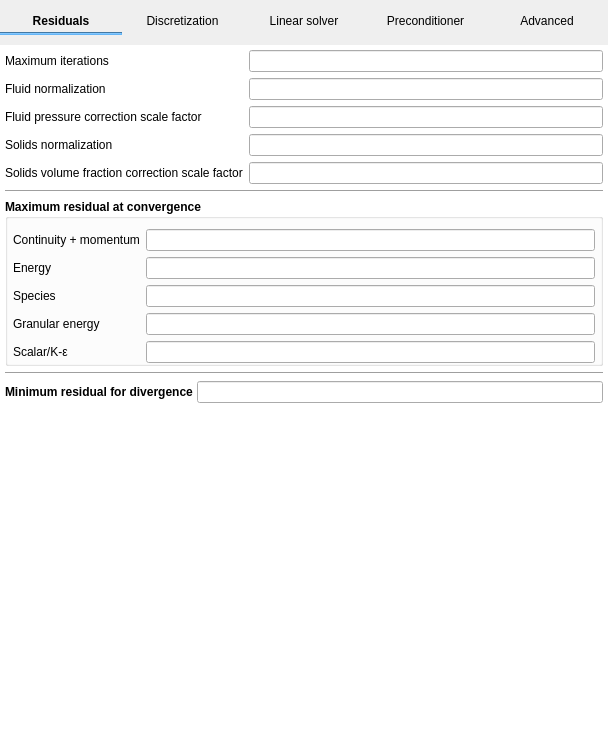
<?xml version="1.0" encoding="UTF-8"?>
<ui version="4.0">
 <class>numerics</class>
 <widget class="QWidget" name="numerics">
  <property name="geometry">
   <rect>
    <x>0</x>
    <y>0</y>
    <width>608</width>
    <height>755</height>
   </rect>
  </property>
  <property name="sizePolicy">
   <sizepolicy hsizetype="Expanding" vsizetype="Expanding">
    <horstretch>0</horstretch>
    <verstretch>0</verstretch>
   </sizepolicy>
  </property>
  <property name="maximumSize">
   <size>
    <width>16777215</width>
    <height>16777215</height>
   </size>
  </property>
  <property name="windowTitle">
   <string>Numerics</string>
  </property>
  <layout class="QGridLayout" name="gridLayout_10">
   <property name="leftMargin">
    <number>0</number>
   </property>
   <property name="topMargin">
    <number>0</number>
   </property>
   <property name="rightMargin">
    <number>0</number>
   </property>
   <property name="bottomMargin">
    <number>0</number>
   </property>
   <property name="spacing">
    <number>0</number>
   </property>
   <item row="0" column="0">
    <widget class="QWidget" name="top_frame" native="true">
     <property name="styleSheet">
      <string notr="true">QPushButton:hover {
    color:#64B5F6;;
    background-color: transparent;
}
QPushButton:pressed {
    color: #64B5F6;
    background-color: transparent;
}
QPushButton:checked {
    font: bold;
    background-color: transparent;
}
</string>
     </property>
     <layout class="QGridLayout" name="gridlayout_tab_btns">
      <property name="leftMargin">
       <number>0</number>
      </property>
      <property name="topMargin">
       <number>10</number>
      </property>
      <property name="rightMargin">
       <number>0</number>
      </property>
      <property name="bottomMargin">
       <number>10</number>
      </property>
      <property name="spacing">
       <number>0</number>
      </property>
      <item row="1" column="0">
       <widget class="Line" name="line_numerics">
        <property name="styleSheet">
         <string notr="true">QWidget{
  background-color: #64B5F6;
  border-color: #64B5F6;
}</string>
        </property>
        <property name="orientation">
         <enum>Qt::Horizontal</enum>
        </property>
       </widget>
      </item>
      <item row="0" column="1">
       <widget class="QPushButton" name="pushbutton_discretization">
        <property name="text">
         <string>Discretization</string>
        </property>
        <property name="flat">
         <bool>true</bool>
        </property>
       </widget>
      </item>
      <item row="0" column="4">
       <widget class="QPushButton" name="pushbutton_advanced">
        <property name="text">
         <string>Advanced</string>
        </property>
        <property name="flat">
         <bool>true</bool>
        </property>
       </widget>
      </item>
      <item row="0" column="2">
       <widget class="QPushButton" name="pushbutton_linear_solver">
        <property name="text">
         <string>Linear solver</string>
        </property>
        <property name="flat">
         <bool>true</bool>
        </property>
       </widget>
      </item>
      <item row="0" column="3">
       <widget class="QPushButton" name="pushbutton_preconditioner">
        <property name="text">
         <string>Preconditioner</string>
        </property>
        <property name="flat">
         <bool>true</bool>
        </property>
       </widget>
      </item>
      <item row="0" column="0">
       <widget class="QPushButton" name="pushbutton_residuals">
        <property name="font">
         <font>
          <weight>75</weight>
          <bold>true</bold>
         </font>
        </property>
        <property name="text">
         <string>Residuals</string>
        </property>
        <property name="flat">
         <bool>true</bool>
        </property>
       </widget>
      </item>
     </layout>
    </widget>
   </item>
   <item row="1" column="0">
    <widget class="QStackedWidget" name="stackedwidget_numerics">
     <property name="sizePolicy">
      <sizepolicy hsizetype="Expanding" vsizetype="Expanding">
       <horstretch>0</horstretch>
       <verstretch>0</verstretch>
      </sizepolicy>
     </property>
     <property name="styleSheet">
      <string notr="true">QStackedWidget{background-color:white;}
      </string>
     </property>
     <property name="currentIndex">
      <number>0</number>
     </property>
     <widget class="QWidget" name="residuals">
      <layout class="QGridLayout" name="gridLayout_2">
       <property name="leftMargin">
        <number>5</number>
       </property>
       <property name="topMargin">
        <number>5</number>
       </property>
       <property name="rightMargin">
        <number>5</number>
       </property>
       <property name="bottomMargin">
        <number>5</number>
       </property>
       <property name="horizontalSpacing">
        <number>0</number>
       </property>
       <property name="verticalSpacing">
        <number>6</number>
       </property>
       <item row="5" column="0" colspan="2">
        <widget class="Line" name="line_6">
         <property name="orientation">
          <enum>Qt::Horizontal</enum>
         </property>
        </widget>
       </item>
       <item row="8" column="0">
        <widget class="QLabel" name="label_tol_diverge">
         <property name="font">
          <font>
           <weight>75</weight>
           <bold>true</bold>
          </font>
         </property>
         <property name="text">
          <string>Minimum residual for divergence </string>
         </property>
        </widget>
       </item>
       <item row="0" column="0" colspan="2">
        <layout class="QGridLayout" name="gridLayout_8" columnstretch="0,1">
         <property name="spacing">
          <number>6</number>
         </property>
         <item row="3" column="0">
          <widget class="QLabel" name="label_norm_s">
           <property name="sizePolicy">
            <sizepolicy hsizetype="Minimum" vsizetype="Preferred">
             <horstretch>0</horstretch>
             <verstretch>0</verstretch>
            </sizepolicy>
           </property>
           <property name="text">
            <string>Solids normalization</string>
           </property>
          </widget>
         </item>
         <item row="1" column="0">
          <widget class="QLabel" name="label_norm_g">
           <property name="sizePolicy">
            <sizepolicy hsizetype="Minimum" vsizetype="Preferred">
             <horstretch>0</horstretch>
             <verstretch>0</verstretch>
            </sizepolicy>
           </property>
           <property name="text">
            <string>Fluid normalization</string>
           </property>
          </widget>
         </item>
         <item row="2" column="0">
          <widget class="QLabel" name="label_ppg_den">
           <property name="text">
            <string>Fluid pressure correction scale factor</string>
           </property>
          </widget>
         </item>
         <item row="0" column="1">
          <widget class="LineEdit" name="lineedit_keyword_max_nit">
           <property name="sizePolicy">
            <sizepolicy hsizetype="Expanding" vsizetype="Fixed">
             <horstretch>0</horstretch>
             <verstretch>0</verstretch>
            </sizepolicy>
           </property>
          </widget>
         </item>
         <item row="0" column="0">
          <widget class="QLabel" name="label_max_nit">
           <property name="text">
            <string>Maximum iterations</string>
           </property>
          </widget>
         </item>
         <item row="4" column="0">
          <widget class="QLabel" name="label_epp_den">
           <property name="text">
            <string>Solids volume fraction correction scale factor</string>
           </property>
          </widget>
         </item>
         <item row="1" column="1">
          <widget class="LineEdit" name="lineedit_keyword_norm_g">
           <property name="sizePolicy">
            <sizepolicy hsizetype="Expanding" vsizetype="Fixed">
             <horstretch>0</horstretch>
             <verstretch>0</verstretch>
            </sizepolicy>
           </property>
          </widget>
         </item>
         <item row="3" column="1">
          <widget class="LineEdit" name="lineedit_keyword_norm_s">
           <property name="sizePolicy">
            <sizepolicy hsizetype="Expanding" vsizetype="Fixed">
             <horstretch>0</horstretch>
             <verstretch>0</verstretch>
            </sizepolicy>
           </property>
          </widget>
         </item>
         <item row="2" column="1">
          <widget class="LineEdit" name="lineedit_keyword_ppg_den"/>
         </item>
         <item row="4" column="1">
          <widget class="LineEdit" name="lineedit_keyword_epp_den"/>
         </item>
        </layout>
       </item>
       <item row="6" column="0" colspan="2">
        <widget class="QGroupBox" name="groupbox_residuals">
         <property name="font">
          <font>
           <weight>75</weight>
           <bold>true</bold>
          </font>
         </property>
         <property name="title">
          <string>Maximum residual at convergence</string>
         </property>
         <property name="flat">
          <bool>true</bool>
         </property>
         <layout class="QGridLayout" name="gridLayout" columnstretch="0,1">
          <property name="leftMargin">
           <number>5</number>
          </property>
          <property name="topMargin">
           <number>10</number>
          </property>
          <property name="rightMargin">
           <number>5</number>
          </property>
          <property name="bottomMargin">
           <number>0</number>
          </property>
          <item row="0" column="0">
           <widget class="QLabel" name="label_tol_resid">
            <property name="font">
             <font>
              <weight>50</weight>
              <bold>false</bold>
             </font>
            </property>
            <property name="text">
             <string>Continuity + momentum</string>
            </property>
           </widget>
          </item>
          <item row="0" column="1">
           <widget class="LineEdit" name="lineedit_keyword_tol_resid">
            <property name="maximumSize">
             <size>
              <width>16777215</width>
              <height>16777215</height>
             </size>
            </property>
            <property name="font">
             <font>
              <weight>50</weight>
              <bold>false</bold>
             </font>
            </property>
           </widget>
          </item>
          <item row="1" column="0">
           <widget class="QLabel" name="label_tol_resid_t">
            <property name="font">
             <font>
              <weight>50</weight>
              <bold>false</bold>
             </font>
            </property>
            <property name="text">
             <string>Energy</string>
            </property>
           </widget>
          </item>
          <item row="1" column="1">
           <widget class="LineEdit" name="lineedit_keyword_tol_resid_t">
            <property name="maximumSize">
             <size>
              <width>16777215</width>
              <height>16777215</height>
             </size>
            </property>
            <property name="font">
             <font>
              <weight>50</weight>
              <bold>false</bold>
             </font>
            </property>
           </widget>
          </item>
          <item row="2" column="0">
           <widget class="QLabel" name="label_tol_resid_x">
            <property name="font">
             <font>
              <weight>50</weight>
              <bold>false</bold>
             </font>
            </property>
            <property name="text">
             <string>Species</string>
            </property>
           </widget>
          </item>
          <item row="2" column="1">
           <widget class="LineEdit" name="lineedit_keyword_tol_resid_x">
            <property name="maximumSize">
             <size>
              <width>16777215</width>
              <height>16777215</height>
             </size>
            </property>
            <property name="font">
             <font>
              <weight>50</weight>
              <bold>false</bold>
             </font>
            </property>
           </widget>
          </item>
          <item row="3" column="0">
           <widget class="QLabel" name="label_tol_resid_th">
            <property name="font">
             <font>
              <weight>50</weight>
              <bold>false</bold>
             </font>
            </property>
            <property name="text">
             <string>Granular energy</string>
            </property>
           </widget>
          </item>
          <item row="3" column="1">
           <widget class="LineEdit" name="lineedit_keyword_tol_resid_th">
            <property name="maximumSize">
             <size>
              <width>16777215</width>
              <height>16777215</height>
             </size>
            </property>
            <property name="font">
             <font>
              <weight>50</weight>
              <bold>false</bold>
             </font>
            </property>
           </widget>
          </item>
          <item row="4" column="0">
           <widget class="QLabel" name="label_tol_resid_scalar">
            <property name="font">
             <font>
              <weight>50</weight>
              <bold>false</bold>
             </font>
            </property>
            <property name="text">
             <string>Scalar/K-ε</string>
            </property>
           </widget>
          </item>
          <item row="4" column="1">
           <widget class="LineEdit" name="lineedit_keyword_tol_resid_scalar">
            <property name="maximumSize">
             <size>
              <width>16777215</width>
              <height>16777215</height>
             </size>
            </property>
            <property name="font">
             <font>
              <weight>50</weight>
              <bold>false</bold>
             </font>
            </property>
           </widget>
          </item>
         </layout>
        </widget>
       </item>
       <item row="7" column="0" colspan="2">
        <widget class="Line" name="line">
         <property name="orientation">
          <enum>Qt::Horizontal</enum>
         </property>
        </widget>
       </item>
       <item row="8" column="1">
        <widget class="LineEdit" name="lineedit_keyword_tol_diverge"/>
       </item>
       <item row="9" column="0">
        <spacer name="verticalSpacer">
         <property name="orientation">
          <enum>Qt::Vertical</enum>
         </property>
         <property name="sizeHint" stdset="0">
          <size>
           <width>20</width>
           <height>40</height>
          </size>
         </property>
        </spacer>
       </item>
      </layout>
     </widget>
     <widget class="QWidget" name="discretization">
      <property name="sizePolicy">
       <sizepolicy hsizetype="Expanding" vsizetype="Expanding">
        <horstretch>0</horstretch>
        <verstretch>0</verstretch>
       </sizepolicy>
      </property>
      <layout class="QGridLayout" name="gridLayout_3">
       <property name="leftMargin">
        <number>5</number>
       </property>
       <property name="topMargin">
        <number>5</number>
       </property>
       <property name="rightMargin">
        <number>5</number>
       </property>
       <property name="bottomMargin">
        <number>5</number>
       </property>
       <item row="1" column="0" colspan="2">
        <widget class="Line" name="line_2">
         <property name="minimumSize">
          <size>
           <width>0</width>
           <height>0</height>
          </size>
         </property>
         <property name="orientation">
          <enum>Qt::Horizontal</enum>
         </property>
        </widget>
       </item>
       <item row="0" column="0">
        <widget class="QLabel" name="label_cn_on">
         <property name="font">
          <font>
           <weight>75</weight>
           <bold>true</bold>
          </font>
         </property>
         <property name="text">
          <string>Temporal discretization</string>
         </property>
        </widget>
       </item>
       <item row="0" column="1">
        <widget class="ComboBox" name="combobox_cn_on">
         <item>
          <property name="text">
           <string>Implicit Euler</string>
          </property>
         </item>
         <item>
          <property name="text">
           <string>Crank-Nicholson</string>
          </property>
         </item>
        </widget>
       </item>
       <item row="6" column="0" colspan="2">
        <spacer name="verticalSpacer_2">
         <property name="orientation">
          <enum>Qt::Vertical</enum>
         </property>
         <property name="sizeHint" stdset="0">
          <size>
           <width>20</width>
           <height>451</height>
          </size>
         </property>
        </spacer>
       </item>
       <item row="2" column="0" colspan="2">
        <widget class="QGroupBox" name="groupbox_discretization">
         <property name="font">
          <font>
           <weight>75</weight>
           <bold>true</bold>
          </font>
         </property>
         <property name="title">
          <string>Spatial discretization</string>
         </property>
         <property name="flat">
          <bool>true</bool>
         </property>
         <layout class="QGridLayout" name="gridLayout_4">
          <property name="leftMargin">
           <number>0</number>
          </property>
          <property name="topMargin">
           <number>0</number>
          </property>
          <property name="rightMargin">
           <number>0</number>
          </property>
          <property name="bottomMargin">
           <number>0</number>
          </property>
          <property name="spacing">
           <number>0</number>
          </property>
          <item row="0" column="0">
           <widget class="QTableWidget" name="tablewidget_discretization">
            <property name="font">
             <font>
              <weight>50</weight>
              <bold>false</bold>
             </font>
            </property>
            <property name="selectionMode">
             <enum>QAbstractItemView::NoSelection</enum>
            </property>
            <attribute name="horizontalHeaderDefaultSectionSize">
             <number>150</number>
            </attribute>
            <attribute name="horizontalHeaderStretchLastSection">
             <bool>false</bool>
            </attribute>
            <attribute name="verticalHeaderStretchLastSection">
             <bool>false</bool>
            </attribute>
            <row>
             <property name="text">
              <string>Gas pressure</string>
             </property>
            </row>
            <row>
             <property name="text">
              <string>Volume fraction</string>
             </property>
            </row>
            <row>
             <property name="text">
              <string>U-momentum</string>
             </property>
            </row>
            <row>
             <property name="text">
              <string>V-momentum</string>
             </property>
            </row>
            <row>
             <property name="text">
              <string>W-momentum</string>
             </property>
            </row>
            <row>
             <property name="text">
              <string>Energy</string>
             </property>
            </row>
            <row>
             <property name="text">
              <string>Mass fraction</string>
             </property>
            </row>
            <row>
             <property name="text">
              <string>Granular energy</string>
             </property>
            </row>
            <row>
             <property name="text">
              <string>Scalar/K-ε</string>
             </property>
            </row>
            <row>
             <property name="text">
              <string>DES diffusion</string>
             </property>
            </row>
            <column>
             <property name="text">
              <string>Scheme</string>
             </property>
            </column>
            <column>
             <property name="text">
              <string>Relaxation factor</string>
             </property>
            </column>
           </widget>
          </item>
         </layout>
        </widget>
       </item>
       <item row="3" column="0" colspan="2">
        <widget class="Line" name="line_3">
         <property name="orientation">
          <enum>Qt::Horizontal</enum>
         </property>
        </widget>
       </item>
       <item row="5" column="0" colspan="2">
        <widget class="CheckBox" name="checkbox_keyword_chi_scheme">
         <property name="text">
          <string>Enable chi-scheme correction</string>
         </property>
        </widget>
       </item>
       <item row="4" column="0" colspan="2">
        <widget class="CheckBox" name="checkbox_keyword_def_cor">
         <property name="text">
          <string>Enable deferred correction</string>
         </property>
        </widget>
       </item>
      </layout>
     </widget>
     <widget class="QWidget" name="linear_solver">
      <property name="sizePolicy">
       <sizepolicy hsizetype="Expanding" vsizetype="Expanding">
        <horstretch>0</horstretch>
        <verstretch>0</verstretch>
       </sizepolicy>
      </property>
      <layout class="QGridLayout" name="gridLayout_5">
       <property name="leftMargin">
        <number>5</number>
       </property>
       <property name="topMargin">
        <number>5</number>
       </property>
       <property name="rightMargin">
        <number>5</number>
       </property>
       <property name="bottomMargin">
        <number>0</number>
       </property>
       <item row="0" column="0">
        <widget class="QTableWidget" name="tablewidget_linear_solver">
         <property name="selectionMode">
          <enum>QAbstractItemView::NoSelection</enum>
         </property>
         <row>
          <property name="text">
           <string>Gas pressure</string>
          </property>
         </row>
         <row>
          <property name="text">
           <string>Volume fraction</string>
          </property>
         </row>
         <row>
          <property name="text">
           <string>U-momentum</string>
          </property>
         </row>
         <row>
          <property name="text">
           <string>V-momentum</string>
          </property>
         </row>
         <row>
          <property name="text">
           <string>W-momentum</string>
          </property>
         </row>
         <row>
          <property name="text">
           <string>Energy</string>
          </property>
         </row>
         <row>
          <property name="text">
           <string>Mass fraction</string>
          </property>
         </row>
         <row>
          <property name="text">
           <string>Granular energy</string>
          </property>
         </row>
         <row>
          <property name="text">
           <string>Scalar/K-ε</string>
          </property>
         </row>
         <row>
          <property name="text">
           <string>DES diffusion</string>
          </property>
         </row>
         <column>
          <property name="text">
           <string>Solver</string>
          </property>
         </column>
         <column>
          <property name="text">
           <string>Iter.</string>
          </property>
         </column>
         <column>
          <property name="text">
           <string>Tol.</string>
          </property>
         </column>
        </widget>
       </item>
       <item row="1" column="0">
        <spacer name="verticalSpacer_3">
         <property name="orientation">
          <enum>Qt::Vertical</enum>
         </property>
         <property name="sizeHint" stdset="0">
          <size>
           <width>20</width>
           <height>460</height>
          </size>
         </property>
        </spacer>
       </item>
      </layout>
     </widget>
     <widget class="QWidget" name="preconditioner">
      <property name="sizePolicy">
       <sizepolicy hsizetype="Expanding" vsizetype="Expanding">
        <horstretch>0</horstretch>
        <verstretch>0</verstretch>
       </sizepolicy>
      </property>
      <layout class="QGridLayout" name="gridLayout_6">
       <property name="leftMargin">
        <number>5</number>
       </property>
       <property name="topMargin">
        <number>5</number>
       </property>
       <property name="rightMargin">
        <number>5</number>
       </property>
       <property name="bottomMargin">
        <number>0</number>
       </property>
       <item row="0" column="0">
        <widget class="QTableWidget" name="tablewidget_preconditioner">
         <property name="selectionMode">
          <enum>QAbstractItemView::NoSelection</enum>
         </property>
         <row>
          <property name="text">
           <string>Gas pressure</string>
          </property>
         </row>
         <row>
          <property name="text">
           <string>Volume fraction</string>
          </property>
         </row>
         <row>
          <property name="text">
           <string>U-momentum</string>
          </property>
         </row>
         <row>
          <property name="text">
           <string>V-momentum</string>
          </property>
         </row>
         <row>
          <property name="text">
           <string>W-momentum</string>
          </property>
         </row>
         <row>
          <property name="text">
           <string>Energy</string>
          </property>
         </row>
         <row>
          <property name="text">
           <string>Mass fraction</string>
          </property>
         </row>
         <row>
          <property name="text">
           <string>Granular energy</string>
          </property>
         </row>
         <row>
          <property name="text">
           <string>Scalar/K-ε</string>
          </property>
         </row>
         <row>
          <property name="text">
           <string>DES diffusion</string>
          </property>
         </row>
         <column>
          <property name="text">
           <string>Preconditioner</string>
          </property>
         </column>
         <column>
          <property name="text">
           <string>Sweep</string>
          </property>
         </column>
        </widget>
       </item>
       <item row="1" column="0">
        <spacer name="verticalSpacer_4">
         <property name="orientation">
          <enum>Qt::Vertical</enum>
         </property>
         <property name="sizeHint" stdset="0">
          <size>
           <width>20</width>
           <height>466</height>
          </size>
         </property>
        </spacer>
       </item>
      </layout>
     </widget>
     <widget class="QWidget" name="advanced">
      <layout class="QGridLayout" name="gridLayout_7">
       <property name="leftMargin">
        <number>5</number>
       </property>
       <property name="topMargin">
        <number>5</number>
       </property>
       <property name="rightMargin">
        <number>5</number>
       </property>
       <property name="bottomMargin">
        <number>5</number>
       </property>
       <item row="1" column="0" colspan="2">
        <widget class="QLabel" name="label_dil_ep_s">
         <property name="text">
          <string>Dilute threshold</string>
         </property>
        </widget>
       </item>
       <item row="6" column="2" colspan="2">
        <widget class="LineEdit" name="lineedit_keyword_ur_f_gs"/>
       </item>
       <item row="0" column="0" colspan="2">
        <widget class="QLabel" name="label_max_inlet_vel_fac">
         <property name="text">
          <string>Maximum inlet velocity factor</string>
         </property>
        </widget>
       </item>
       <item row="2" column="2" colspan="2">
        <widget class="LineEdit" name="lineedit_keyword_zero_ep_s"/>
       </item>
       <item row="2" column="0" colspan="2">
        <widget class="QLabel" name="label_zero_ep_s">
         <property name="text">
          <string>Minimum tracked solids volume fraction</string>
         </property>
        </widget>
       </item>
       <item row="7" column="2" colspan="2">
        <widget class="LineEdit" name="lineedit_keyword_ur_kth_sml"/>
       </item>
       <item row="8" column="1">
        <spacer name="verticalSpacer_5">
         <property name="orientation">
          <enum>Qt::Vertical</enum>
         </property>
         <property name="sizeHint" stdset="0">
          <size>
           <width>20</width>
           <height>790</height>
          </size>
         </property>
        </spacer>
       </item>
       <item row="3" column="2" colspan="2">
        <widget class="LineEdit" name="lineedit_keyword_zero_x_gs"/>
       </item>
       <item row="3" column="0" colspan="2">
        <widget class="QLabel" name="label_zero_x_gs">
         <property name="text">
          <string>Skip computing residuals if volume fraction below</string>
         </property>
        </widget>
       </item>
       <item row="7" column="0" colspan="2">
        <widget class="QLabel" name="label_ur_kth_sml">
         <property name="text">
          <string>IA theory conductivity under-relaxation factor</string>
         </property>
        </widget>
       </item>
       <item row="6" column="0" colspan="2">
        <widget class="QLabel" name="label_ur_f_gs">
         <property name="text">
          <string>Drag under-relaxation factor</string>
         </property>
        </widget>
       </item>
       <item row="1" column="2" colspan="2">
        <widget class="LineEdit" name="lineedit_keyword_dil_ep_s"/>
       </item>
       <item row="0" column="2" colspan="2">
        <widget class="LineEdit" name="lineedit_keyword_max_inlet_vel_fac"/>
       </item>
       <item row="4" column="0">
        <widget class="QLabel" name="label_tmin">
         <property name="text">
          <string>Minimum temperature</string>
         </property>
        </widget>
       </item>
       <item row="5" column="0">
        <widget class="QLabel" name="label_tmax">
         <property name="text">
          <string>Maximum temperature</string>
         </property>
        </widget>
       </item>
       <item row="4" column="2">
        <widget class="LineEdit" name="lineedit_keyword_tmin"/>
       </item>
       <item row="5" column="2">
        <widget class="LineEdit" name="lineedit_keyword_tmax"/>
       </item>
       <item row="4" column="3">
        <widget class="QLabel" name="label_tmin_units">
         <property name="text">
          <string>K</string>
         </property>
        </widget>
       </item>
       <item row="5" column="3">
        <widget class="QLabel" name="label_tmax_units">
         <property name="text">
          <string>K</string>
         </property>
        </widget>
       </item>
      </layout>
     </widget>
    </widget>
   </item>
  </layout>
 </widget>
 <customwidgets>
  <customwidget>
   <class>CheckBox</class>
   <extends>QCheckBox</extends>
   <header>mfixgui.widgets.base</header>
  </customwidget>
  <customwidget>
   <class>LineEdit</class>
   <extends>QLineEdit</extends>
   <header>mfixgui.widgets.base</header>
  </customwidget>
  <customwidget>
   <class>ComboBox</class>
   <extends>QComboBox</extends>
   <header>mfixgui.widgets.base</header>
  </customwidget>
 </customwidgets>
 <tabstops>
  <tabstop>pushbutton_residuals</tabstop>
  <tabstop>pushbutton_discretization</tabstop>
  <tabstop>pushbutton_linear_solver</tabstop>
  <tabstop>pushbutton_preconditioner</tabstop>
  <tabstop>pushbutton_advanced</tabstop>
  <tabstop>lineedit_keyword_max_nit</tabstop>
  <tabstop>lineedit_keyword_norm_g</tabstop>
  <tabstop>lineedit_keyword_ppg_den</tabstop>
  <tabstop>lineedit_keyword_norm_s</tabstop>
  <tabstop>lineedit_keyword_epp_den</tabstop>
  <tabstop>lineedit_keyword_tol_resid</tabstop>
  <tabstop>lineedit_keyword_tol_resid_t</tabstop>
  <tabstop>lineedit_keyword_tol_resid_x</tabstop>
  <tabstop>lineedit_keyword_tol_resid_th</tabstop>
  <tabstop>lineedit_keyword_tol_resid_scalar</tabstop>
  <tabstop>lineedit_keyword_tol_diverge</tabstop>
  <tabstop>combobox_cn_on</tabstop>
  <tabstop>tablewidget_discretization</tabstop>
  <tabstop>checkbox_keyword_def_cor</tabstop>
  <tabstop>checkbox_keyword_chi_scheme</tabstop>
  <tabstop>tablewidget_linear_solver</tabstop>
  <tabstop>tablewidget_preconditioner</tabstop>
  <tabstop>lineedit_keyword_max_inlet_vel_fac</tabstop>
  <tabstop>lineedit_keyword_dil_ep_s</tabstop>
  <tabstop>lineedit_keyword_zero_ep_s</tabstop>
  <tabstop>lineedit_keyword_zero_x_gs</tabstop>
  <tabstop>lineedit_keyword_tmin</tabstop>
  <tabstop>lineedit_keyword_tmax</tabstop>
  <tabstop>lineedit_keyword_ur_f_gs</tabstop>
  <tabstop>lineedit_keyword_ur_kth_sml</tabstop>
 </tabstops>
 <resources/>
 <connections/>
</ui>
